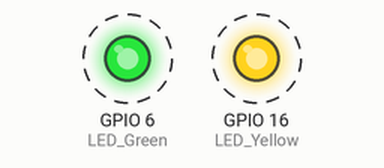
A program run on a simulated Raspberry Pi (BCM pin numbers). On the bench: output pins drawn as LEDs (lit = HIGH). Dashed ring = blinking.

Above: at 0.5 s.
Timing chart, 0 to 4.6 s (numbered marks = the images above):
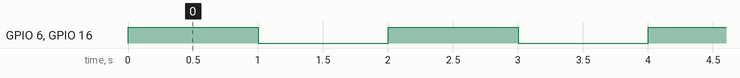

The program:

Opdracht_3a.py
```python
import RPi.GPIO as GPIO
import time

#Er worden nu 2 LEDjes gebruikt. Beide krijgen hun pin aangewezen
LED_Yellow = 16
LED_Green = 6

GPIO.setmode(GPIO.BCM)
#Voor beide ledjes wordt de output aangegeven, zodat ze aan kunnen
GPIO.setup(LED_Yellow, GPIO.OUT)
GPIO.setup(LED_Green, GPIO.OUT)

#In de loop worden beide LEDs meteen aangezet. Er zit 1 seconde tussen door het gebruik van de time functie
#Vervolgens gaan de LEDs weer uit en wordt er nogmaals 1 seconde gewacht totdat de loop weer opnieuw begint.
while True:
    GPIO.output(LED_Yellow, GPIO.HIGH)
    GPIO.output(LED_Green, GPIO.HIGH)
    time.sleep(1)
    GPIO.output(LED_Yellow, GPIO.LOW)
    GPIO.output(LED_Green, GPIO.LOW)
    time.sleep(1)
```

Measured:
- by itself, GPIO 6 (LED_Green), GPIO 16 (LED_Yellow): alternates HIGH for 1.0 s and LOW for 1.0 s
